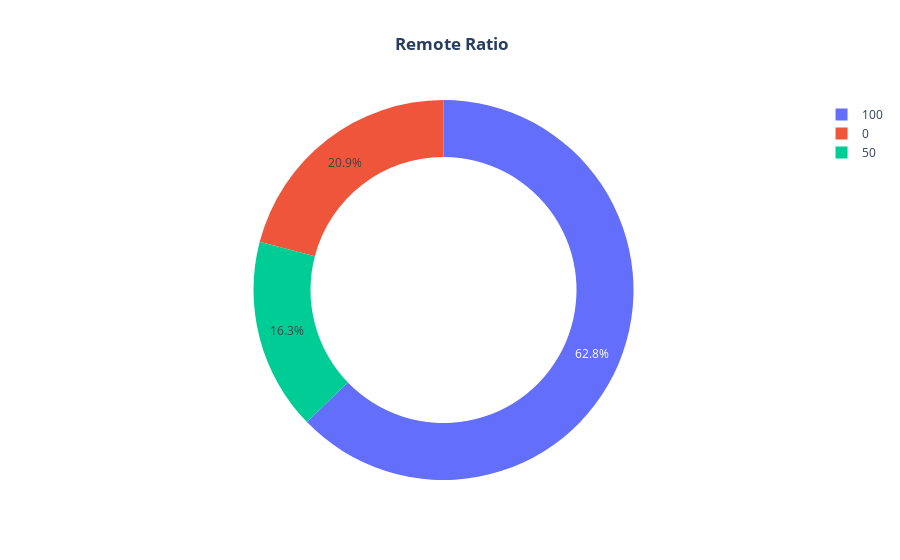

Here is the notebook cell this chart was saved with:
### Code cell
fig=px.pie(df.groupby('remote_ratio',as_index=False)['salary_in_usd'].count().sort_values(by='salary_in_usd',ascending=False).head(10),names='remote_ratio',values='salary_in_usd',color='remote_ratio',hole=0.7,labels={'remote_ratio':'remote ratio','salary_in_usd':'count'},template='plotly',title='<b> Remote Ratio')
fig.update_layout(title_x=0.5)

### Figure 1 — Plotly figure (JSON) as saved in the notebook; plotly's stock layout.template omitted (floating-point values rounded to 4 significant figures)
{"data": [{"customdata": [[100], [0], [50]], "domain": {"x": [0, 1], "y": [0, 1]}, "hole": 0.7, "hovertemplate": "remote ratio=%{customdata[0]}<br>count=%{value}<extra></extra>", "labels": [100, 0, 50], "legendgroup": "", "marker": {"colors": ["#636efa", "#EF553B", "#00cc96"]}, "name": "", "showlegend": true, "type": "pie", "values": [381, 127, 99]}], "layout": {"legend": {"tracegroupgap": 0}, "title": {"text": "<b> Remote Ratio", "x": 0.5}}}
